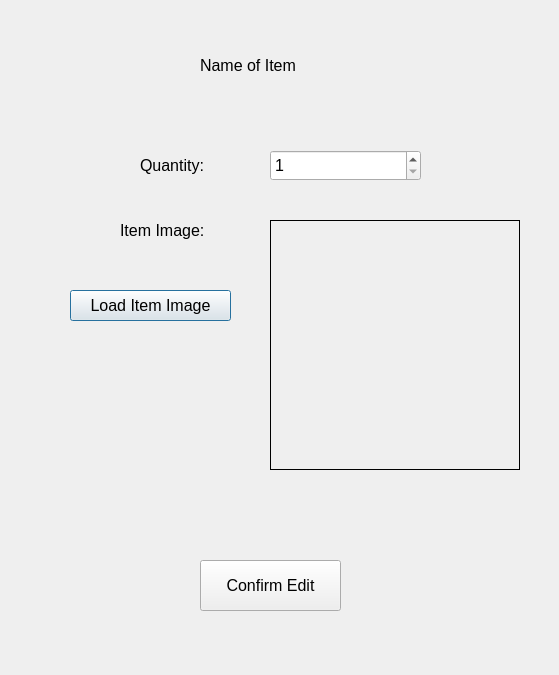
<?xml version="1.0" encoding="UTF-8"?>
<ui version="4.0">
 <class>UpdateItemDialog</class>
 <widget class="QDialog" name="UpdateItemDialog">
  <property name="geometry">
   <rect>
    <x>0</x>
    <y>0</y>
    <width>559</width>
    <height>675</height>
   </rect>
  </property>
  <property name="font">
   <font>
    <pointsize>12</pointsize>
   </font>
  </property>
  <property name="windowTitle">
   <string>Dialog</string>
  </property>
  <widget class="QLabel" name="lblItemName">
   <property name="geometry">
    <rect>
     <x>200</x>
     <y>50</y>
     <width>121</width>
     <height>31</height>
    </rect>
   </property>
   <property name="text">
    <string>Name of Item</string>
   </property>
  </widget>
  <widget class="QLabel" name="lblQuantity">
   <property name="geometry">
    <rect>
     <x>140</x>
     <y>150</y>
     <width>91</width>
     <height>31</height>
    </rect>
   </property>
   <property name="text">
    <string>Quantity:</string>
   </property>
  </widget>
  <widget class="QLabel" name="lbl">
   <property name="geometry">
    <rect>
     <x>120</x>
     <y>210</y>
     <width>111</width>
     <height>41</height>
    </rect>
   </property>
   <property name="text">
    <string>Item Image:</string>
   </property>
  </widget>
  <widget class="QSpinBox" name="sbQuantity">
   <property name="geometry">
    <rect>
     <x>270</x>
     <y>150</y>
     <width>151</width>
     <height>31</height>
    </rect>
   </property>
   <property name="minimum">
    <number>1</number>
   </property>
   <property name="maximum">
    <number>1000</number>
   </property>
  </widget>
  <widget class="QLabel" name="lblImage">
   <property name="geometry">
    <rect>
     <x>270</x>
     <y>220</y>
     <width>250</width>
     <height>250</height>
    </rect>
   </property>
   <property name="frameShape">
    <enum>QFrame::Panel</enum>
   </property>
   <property name="text">
    <string/>
   </property>
  </widget>
  <widget class="QPushButton" name="btnLoadItemImage">
   <property name="geometry">
    <rect>
     <x>70</x>
     <y>290</y>
     <width>161</width>
     <height>31</height>
    </rect>
   </property>
   <property name="text">
    <string>Load Item Image</string>
   </property>
  </widget>
  <widget class="QPushButton" name="btnConfirmEdit">
   <property name="geometry">
    <rect>
     <x>200</x>
     <y>560</y>
     <width>141</width>
     <height>51</height>
    </rect>
   </property>
   <property name="text">
    <string>Confirm Edit</string>
   </property>
  </widget>
 </widget>
 <resources/>
 <connections/>
</ui>
